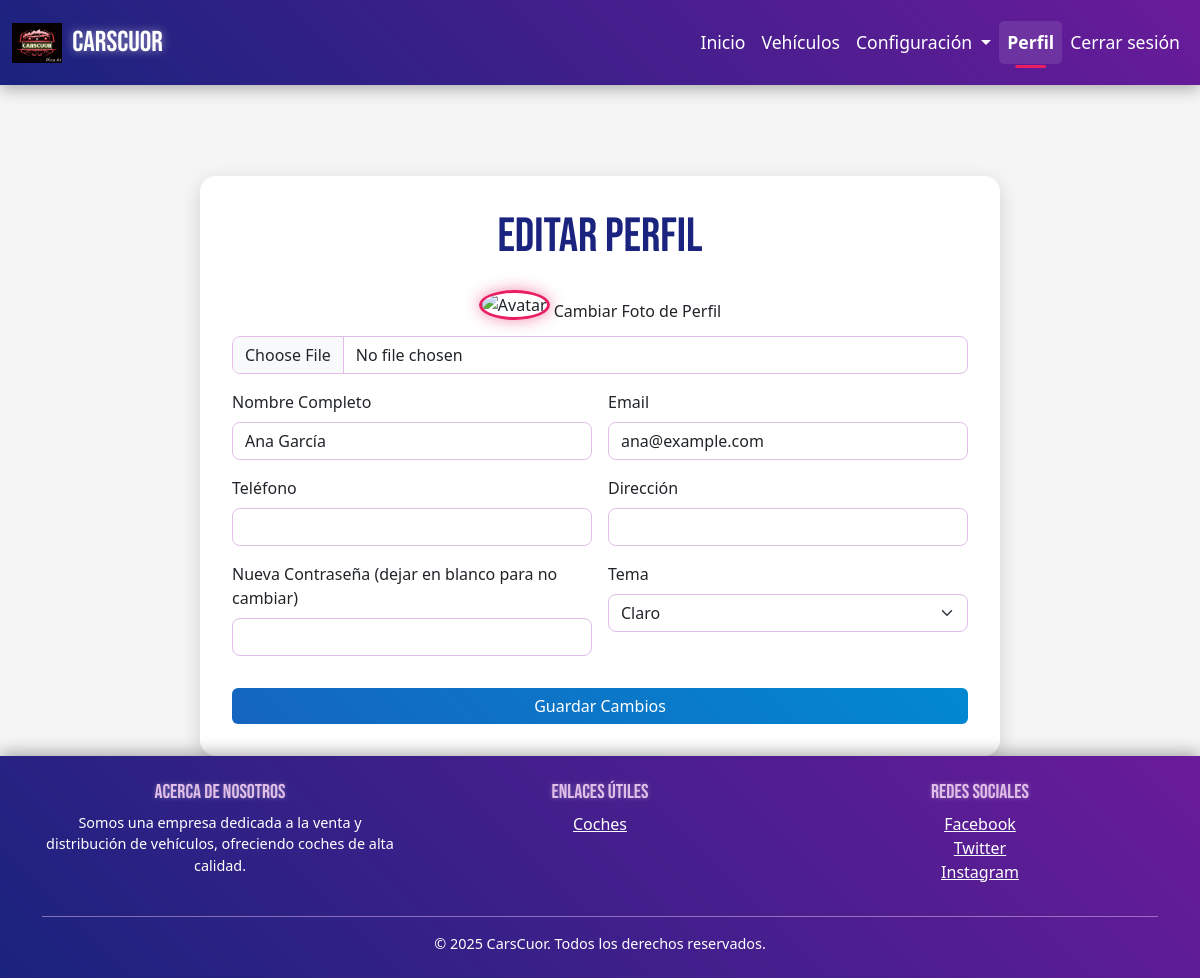
/editar_usuario.php (signed in), run on the app's committed database.
### tables this page shows
CREATE TABLE `Usuarios` (
  `id_usuario` int NOT NULL,
  `nombre` varchar(100) NOT NULL,
  `email` varchar(100) NOT NULL,
  `contraseña` varchar(255) NOT NULL,
  `rol` enum('cliente','administrador') NOT NULL,
  `telefono` varchar(20) DEFAULT NULL,
  `direccion` text,
  `avatar` varchar(255) DEFAULT NULL,
  `theme` enum('light','dark','neon_pink','neon_blue') DEFAULT 'light'
);

### editar_usuario.php (the view, shortened to what this page needs)
<?php
require_once 'conexion.php';
$id_usuario = $_SESSION['id_usuario'];
$stmt = $conn->prepare("SELECT nombre, email, telefono, direccion, avatar, theme FROM Usuarios WHERE id_usuario = ?");
$stmt->bind_param('i', $id_usuario);
$stmt->execute();
$user = $stmt->get_result()->fetch_assoc();
?>
<!DOCTYPE html>
<html lang="es">
<head>
    <link href="https://cdn.jsdelivr.net/npm/bootstrap@5.3.0-alpha1/dist/css/bootstrap.min.css" rel="stylesheet">
    <link href="https://cdn.jsdelivr.net/npm/bootstrap-icons/font/bootstrap-icons.css" rel="stylesheet">
</head>
<body>
    <nav class="navbar navbar-expand-lg fixed-top">
        <div class="container-fluid">
            <a class="navbar-brand" href="index.php">
                <img src="images/logo.png" alt="Logo Vehículos" style="height: 40px;">
                CarsCuor
            </a>
            <div class="collapse navbar-collapse" id="navbarNav">
                <ul class="navbar-nav ms-auto">
                    <li class="nav-item">
                        <a class="nav-link" href="index.php">Inicio</a>
                    </li>
                    <li class="nav-item">
                        <a class="nav-link" href="coches.php">Vehículos</a>
                    </li>
                    <?php if (isset($_SESSION['role']) && $_SESSION['role'] === 'administrador'): ?>
                        <li class="nav-item dropdown">
                            <a class="nav-link dropdown-toggle" href="#" id="navbarDropdown" role="button" data-bs-toggle="dropdown" aria-expanded="false">
                                Configuración
                            </a>
                        </li>
                    <?php endif; ?>
                    <?php if (isset($_SESSION['role'])): ?>
                        <li class="nav-item">
                            <a class="nav-link active" href="perfil.php">Perfil</a>
                        </li>
                        <li class="nav-item">
                            <a class="nav-link" href="logout.php">Cerrar sesión</a>
                        </li>
                    <?php endif; ?>
                </ul>
            </div>
        </div>
    </nav>
    <div class="container mt-5 pt-5">
        <div class="edit-container">
            <h2 class="edit-title">Editar Perfil</h2>
            <form method="POST" enctype="multipart/form-data">
                <div class="row g-3">
                    <div class="col-md-12 text-center">
                        <img src="<?= $user['avatar'] ? htmlspecialchars($user['avatar']) : 'images/default_avatar.jpg' ?>" class="profile-avatar" alt="Avatar">
                        <label for="avatar" class="form-label">Cambiar Foto de Perfil</label>
                        <input type="file" name="avatar" id="avatar" class="form-control" accept="image/jpeg,image/png,image/gif">
                    </div>
                    <div class="col-md-6">
                        <label for="nombre" class="form-label">Nombre Completo</label>
                        <input type="text" name="nombre" id="nombre" class="form-control" value="<?= htmlspecialchars($user['nombre']) ?>" required>
                    </div>
                    <div class="col-md-6">
                        <label for="email" class="form-label">Email</label>
                        <input type="email" name="email" id="email" class="form-control" value="<?= htmlspecialchars($user['email']) ?>" required>
                    </div>
                    <div class="col-md-6">
                        <label for="telefono" class="form-label">Teléfono</label>
                        <input type="tel" name="telefono" id="telefono" class="form-control" value="<?= htmlspecialchars($user['telefono'] ?? '') ?>">
                    </div>
                    <div class="col-md-6">
                        <label for="direccion" class="form-label">Dirección</label>
                        <input type="text" name="direccion" id="direccion" class="form-control" value="<?= htmlspecialchars($user['direccion'] ?? '') ?>">
                    </div>
                    <div class="col-md-6">
                        <label for="password" class="form-label">Nueva Contraseña (dejar en blanco para no cambiar)</label>
                        <input type="password" name="password" id="password" class="form-control">
                    </div>
                    <div class="col-md-6">
                        <label for="theme" class="form-label">Tema</label>
                        <select name="theme" id="theme" class="form-select">
                            <option value="light" <?= $user['theme'] === 'light' ? 'selected' : '' ?>>Claro</option>
                        </select>
                    </div>
                    <div class="col-md-12">
                        <button type="submit" class="btn btn-primary w-100 mt-3">Guardar Cambios</button>
                    </div>
                </div>
            </form>
        </div>
    </div>
    <footer class="custom-footer text-center py-4">
        <div class="container">
            <div class="row">
                <div class="col-md-4">
                    <h5>Acerca de Nosotros</h5>
                    <p>Somos una empresa dedicada a la venta y distribución de vehículos, ofreciendo coches de alta calidad.</p>
                </div>
                <div class="col-md-4">
                    <h5>Enlaces útiles</h5>
                    <ul class="list-unstyled">
                        <li><a href="coches.php">Coches</a></li>
                    </ul>
                </div>
                <div class="col-md-4">
                    <h5>Redes Sociales</h5>
                    <ul class="list-unstyled">
                        <li><a href="#">Facebook</a></li>
                        <li><a href="#">Twitter</a></li>
                        <li><a href="#">Instagram</a></li>
                    </ul>
                </div>
            </div>
            <hr>
            <p>© 2025 CarsCuor. Todos los derechos reservados.</p>
        </div>
    </footer>
</body>
</html>

### editar_usuario.php (style rules this page uses)
body { padding-top: 80px; background: #f5f5f5; }
.navbar { background: linear-gradient(45deg, #1a237e, #6a1b9a); box-shadow: 0 4px 15px rgba(0, 0, 0, 0.3); padding: 1rem 0; }
.navbar-brand { font-family: 'Bebas Neue', sans-serif; font-size: 1.8rem; color: #fff; text-shadow: 0 0 10px rgba(255, 255, 255, 0.5); transition: transform 0.3s ease; display: flex; align-items: center; }
.navbar-brand img { margin-right: 10px; height: 40px; }
.nav-link { color: #fff !important; font-size: 1.1rem; padding: 0.5rem 1rem; position: relative; transition: all 0.3s ease; }
.nav-link.active { font-weight: bold; color: #fff !important; background: rgba(255, 255, 255, 0.1); border-radius: 5px; }
.nav-link.active::after { content: ''; position: absolute; bottom: -4px; left: 50%; transform: translateX(-50%); width: 50%; height: 3px; background: #e91e63; border-radius: 2px; }
.edit-container { max-width: 800px; margin: 0 auto; padding: 2rem; background: #fff; border-radius: 16px; box-shadow: 0 6px 20px rgba(0, 0, 0, 0.15); }
.edit-title { font-family: 'Bebas Neue', sans-serif; font-size: 3rem; color: #1a237e; margin-bottom: 1.5rem; text-align: center; }
.form-control, .form-select { border-radius: 8px; border: 1px solid #e1bee7; transition: border-color 0.3s ease; }
.btn-primary { background: linear-gradient(45deg, #1565c0, #0288d1); border: none; transition: transform 0.3s ease, box-shadow 0.3s ease; }
.profile-avatar { width: 100px; height: 100px; object-fit: cover; border-radius: 50%; border: 3px solid #e91e63; box-shadow: 0 0 15px rgba(233, 30, 99, 0.5); margin-bottom: 1rem; }
.custom-footer { background: linear-gradient(45deg, #1a237e, #6a1b9a); color: #fff; padding: 2rem 0; box-shadow: 0 -4px 15px rgba(0, 0, 0, 0.3); }
.custom-footer h5 { color: #e1bee7; font-family: 'Bebas Neue', sans-serif; text-shadow: 0 0 5px rgba(255, 255, 255, 0.3); }
.custom-footer a { color: #fff; transition: color 0.3s ease; }
.custom-footer hr { border-color: #e1bee7; opacity: 0.5; }
.custom-footer p { margin-bottom: 0; font-size: 0.9rem; }

### data on the page
usuarios: nombre "Ana García", email "ana@example.com", theme "Claro"
